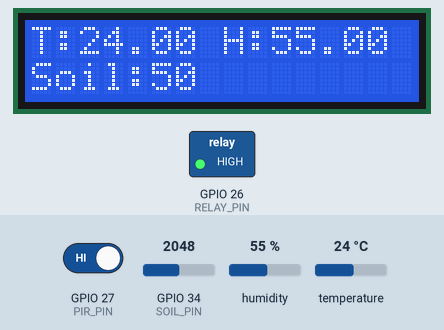
The sketch below on a simulated ESP32. On the bench: 16×2 character LCD, switched loads named in the sketch (green lamp = pin HIGH). The test bench sets the inputs (shaded band); at power-on: GPIO 34 (SOIL_PIN) = 2048, humidity 55 %, temperature 24 °C, GPIO 27 (PIR_PIN) HIGH. WiFi joins after 1.5 s; servers stay silent unless stated.

Above: at 4.5 s.
4.6 s: GPIO 34 (SOIL_PIN) set to 2449
At 7.0 s:
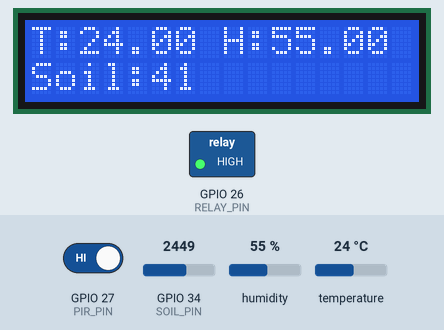
7.3 s: GPIO 34 (SOIL_PIN) set to 2548
At 8.5 s:
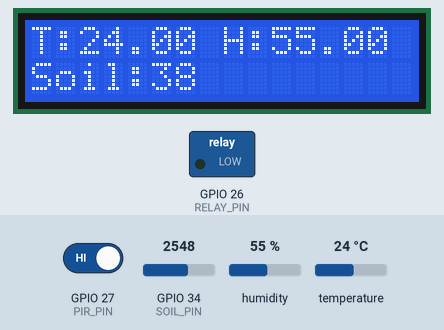
9.4 s: humidity set to 22 %
At 12.8 s:
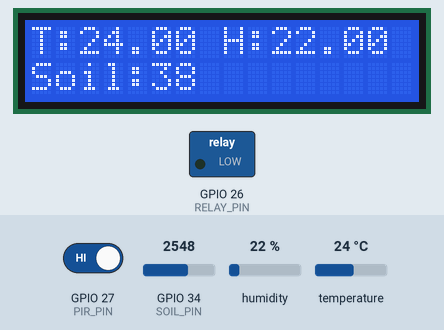
13.4 s: temperature set to 12 °C
At 17.0 s:
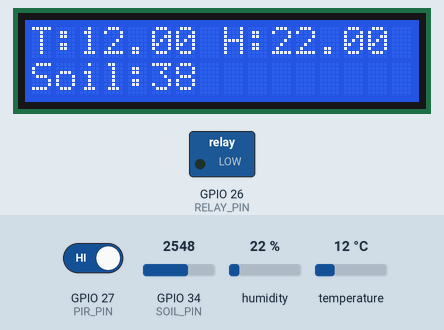
17.4 s: humidity set to 40 %
At 21.1 s:
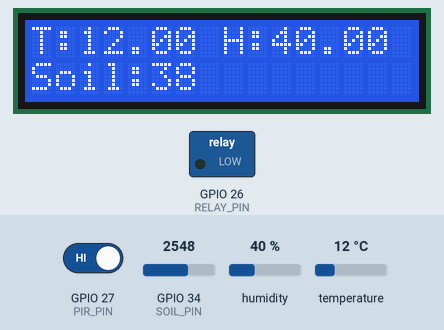
21.4 s: GPIO 34 (SOIL_PIN) set to 2866
At 23.1 s:
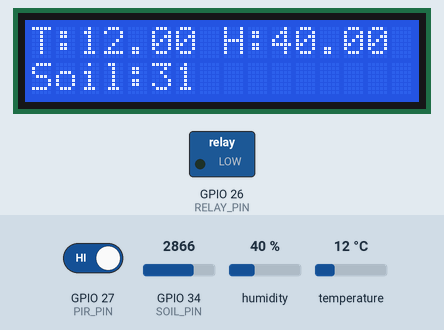
Timing chart, 0 to 24.3 s (numbered marks = the images above; inputs shaded):
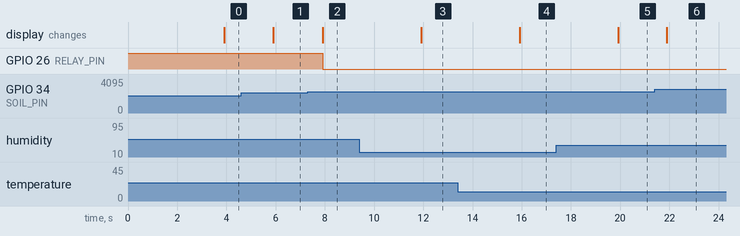

Measured:
- the behaviour switches between 2497 and 2498 on GPIO 34 (SOIL_PIN) (found by bisection; images 1 and 2)
- after the input at 4.6 s, the display: changes after 1.3 s (image 1)
- after the input at 7.3 s, GPIO 26 (RELAY_PIN): HIGH → LOW after 0.62 s; the display: changes after 0.62 s (image 2)
- after the input at 9.4 s, the display: changes after 2.5 s (image 3)
- after the input at 13.4 s, the display: changes after 2.5 s (image 4)
- after the input at 17.4 s, the display: changes after 2.5 s (image 5)
- after the input at 21.4 s, the display: changes after 0.50 s (image 6)

The sketch:

main.ino
```cpp
#include <WiFi.h>
#include <BlynkSimpleEsp32.h>
#include <DHT.h>
#include <Wire.h>
#include <LiquidCrystal_I2C.h>
#include "config.h"

#define DHTPIN 4
#define DHTTYPE DHT11
#define SOIL_PIN 34
#define PIR_PIN 27
#define RELAY_PIN 26

DHT dht(DHTPIN, DHTTYPE);
LiquidCrystal_I2C lcd(0x27, 16, 2);

int soilThreshold = 40;

BlynkTimer timer;

void sendSensorData() {
  float temp = dht.readTemperature();
  float hum = dht.readHumidity();
  int soil = analogRead(SOIL_PIN);
  soil = map(soil, 0, 4095, 100, 0);
  int motion = digitalRead(PIR_PIN);

  Blynk.virtualWrite(V0, temp);
  Blynk.virtualWrite(V1, hum);
  Blynk.virtualWrite(V3, soil);
  Blynk.virtualWrite(V5, motion);

  lcd.clear();
  lcd.setCursor(0, 0);
  lcd.print("T:");
  lcd.print(temp);
  lcd.print(" H:");
  lcd.print(hum);

  lcd.setCursor(0, 1);
  lcd.print("Soil:");
  lcd.print(soil);

  if (soil < soilThreshold) {
    digitalWrite(RELAY_PIN, LOW);
    Blynk.virtualWrite(V12, 1);
  } else {
    digitalWrite(RELAY_PIN, HIGH);
    Blynk.virtualWrite(V12, 0);
  }
}

void setup() {
  Serial.begin(115200);

  pinMode(PIR_PIN, INPUT);
  pinMode(RELAY_PIN, OUTPUT);

  digitalWrite(RELAY_PIN, HIGH);

  dht.begin();
  lcd.init();
  lcd.backlight();

  WiFi.begin(WIFI_SSID, WIFI_PASS);
  Blynk.begin(BLYNK_AUTH_TOKEN, WIFI_SSID, WIFI_PASS);

  timer.setInterval(2000L, sendSensorData);
}

void loop() {
  Blynk.run();
  timer.run();
}
```

config.h
```cpp
#define BLYNK_TEMPLATE_ID "YourTemplateID"
#define BLYNK_TEMPLATE_NAME "SmartPlant"
#define BLYNK_AUTH_TOKEN "YourAuthToken"

#define WIFI_SSID "YourWiFi"
#define WIFI_PASS "YourPassword"
```
